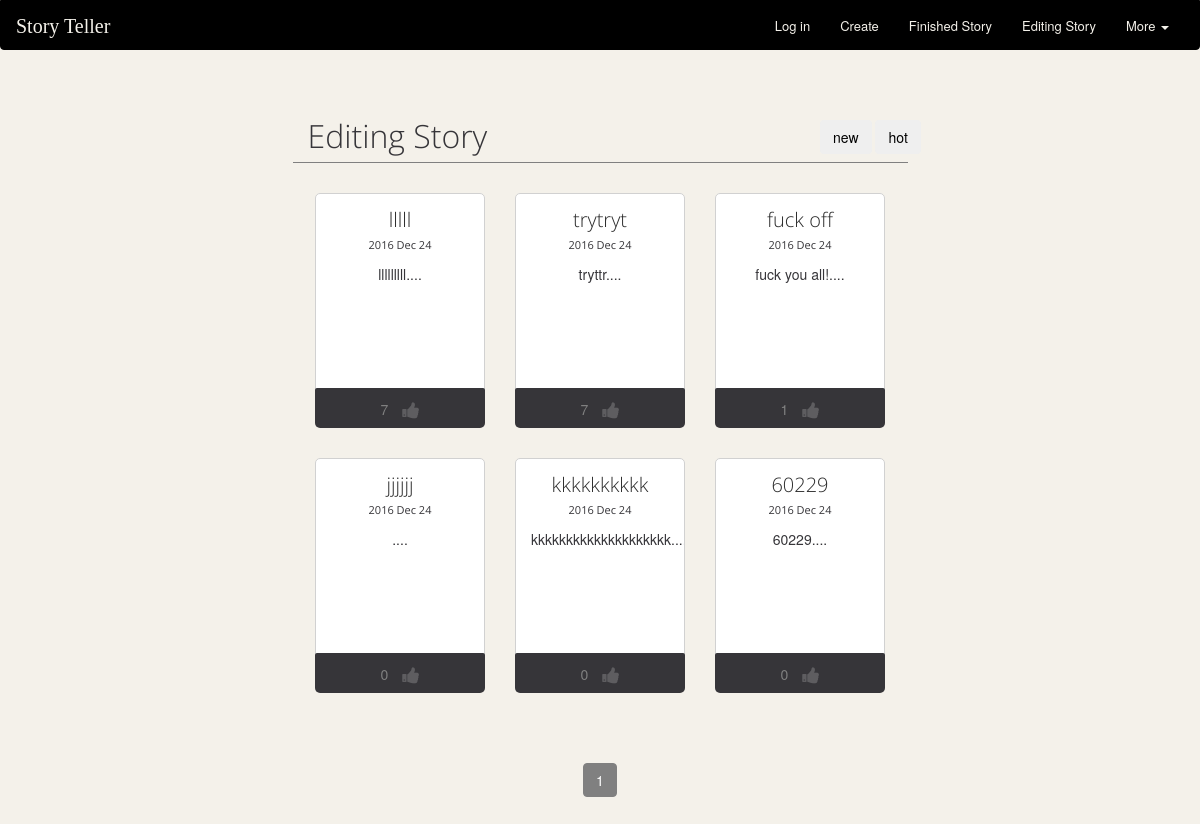
Page /hot/ on the earlier database version.
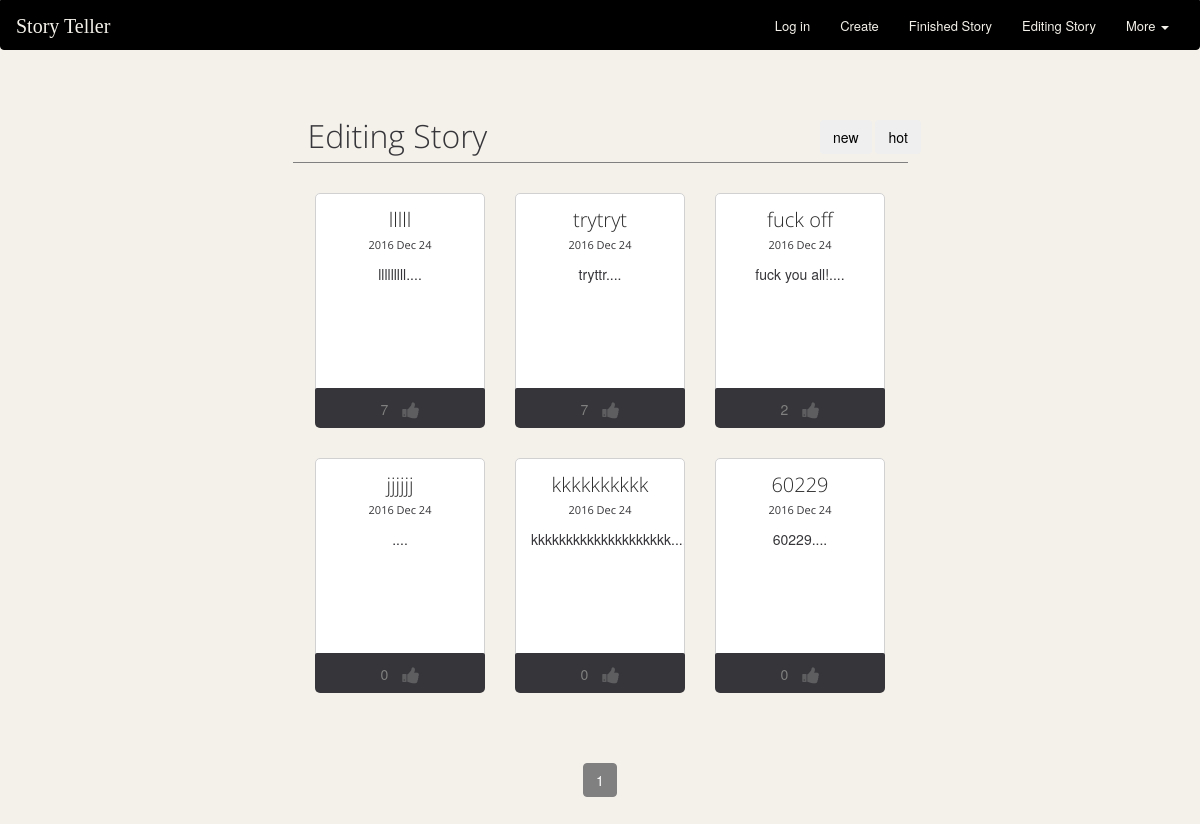
Same page on the later database version.
### storyteller_app/models.py (models this page shows)
class Post(models.Model):
	storyTitle = models.CharField(max_length=25)
	created_id = models.CharField(max_length=25)
	created_at = models.CharField(max_length=25)
	created_day = models.CharField(max_length=25)
	created_mon = models.CharField(max_length=25)
	post_likes = models.IntegerField(default=0)
	firstSentence = models.CharField(max_length=25)
	created_auther = models.CharField(max_length=25)

### storyteller_app/views.py (the view)
# urls.py: url(r'^hot/', views.hot_sort, name = 'hot_sort'),
def hot_sort(request):
    limit = 9
    contact_list = Post.objects.all().order_by('-post_likes')
    paginator = Paginator(contact_list, limit) # Show 25 contacts per page
    page = request.GET.get('page')
    try:
        contacts = paginator.page(page)
    except PageNotAnInteger:
        contacts = paginator.page(1)
    except EmptyPage:
        contacts = paginator.page(paginator.num_pages)
    return render(request, 'storyteller_app/collection_e.html', {'contacts': contacts})

### storyteller_app/templates/storyteller_app/collection_e.html (shortened to what this page needs)
{% load staticfiles %}
<!DOCTYPE html>
<html lang="en">
<head>
	<link rel="stylesheet" href="{% static 'css/c_bootstrap.css' %}">
	<link rel="stylesheet" href="{% static 'css/animate.css' %}">
	<link rel="stylesheet" href="{% static 'css/font-awesome.css' %}">
	<link rel="stylesheet" href="{% static 'css/nexus.css' %}">
	<link rel="stylesheet" href="{% static 'css/responsive.css' %}">
    <link rel="stylesheet" href="{% static 'css/create.css' %}">
	<link rel="stylesheet" href="{% static 'css/finish.css' %}">
</head>
<body>
	<nav class="navbar navbar-default">
	  <div class="container-fluid">
	    <div class="navbar-header">
	      <a class="navbar-brand" id="main-title" href="{% url 'index' %}">Story Teller</a>
	    </div>
	    <div class="collapse navbar-collapse" id="bs-example-navbar-collapse-1">
	      <ul class="nav navbar-nav navbar-right">
	      	{% if user.is_authenticated %}
	      	<li><a href="{% url 'personal' %}">{{ user.username }}</a></li>
	      	{% else %}
	        <li><a href="javascript: return false;" onclick="window.location.href='/login/' ">Log in</a></li>
	        {% endif %}
	      	<li><a id="create" href="#">Create</a></li>
	      	<li><a href="{% url 'collection_f' %}">Finished Story</a></li>
	      	<li><a href="{% url 'collection_e' %}">Editing Story</a></li>
	        <li class="dropdown">
	          <a href="#" class="dropdown-toggle" data-toggle="dropdown" role="button" aria-haspopup="true" aria-expanded="false">More <span class="caret"></span></a>
	        </li>
	      </ul>
	    </div>
	  </div>
	</nav>
	<div class="row selection">
		<div class="col-md-offset-3 col-md-4 col-xs-offset-3 col-xs-9">
			<h2>Editing Story</h2>
		</div>
		<div class="col-md-offset-1 col-md-3 col-xs-offset-3 col-xs-9">
			<a  href="{% url 'new_sort' %}"><button class="btn btn-black">new</button></a>
			<a  href="{% url 'hot_sort' %}"><button class="btn btn-black">hot</button></a>
		</div>
	</div>
	<div class="row">
		<div class="col-md-offset-3  col-xs-offset-3 col-md-6 col-xs-6" id="line"></div>
	</div>
<div id ="refresh_post">
{% for post in contacts %}
    {% if forloop.counter0|divisibleby:3 %}
		<div class="col-md-offset-3 col-md-2 person-details">
			<figure class="editing" id="story1">
				<figcaption>
				<h3 class="margin-bottom-10">{{ post.storyTitle }}<br/><small>  {{ post.created_at }}</small></h3>
				<span>{{ post.firstSentence }}....</span>
				</figcaption>
			</figure>
			<ul class="list-inline person-details-icons">
				<li><p>{{ post.post_likes }}</p></li>
				<li><a onclick="likes_post({{ post.created_id }});"><i class="fa-lg fa-thumbs-up"></i></a></li>
			</ul>
		</div>
	{% else %}
	<div class="col-md-2 person-details">
			<figure class="editing" id="story1">
				<figcaption>
				<h3 class="margin-bottom-10">{{ post.storyTitle }}<br/><small>  {{ post.created_at }}</small></h3>
				<span>{{ post.firstSentence }}....</span>
				</figcaption>
			</figure>
		<ul class="list-inline person-details-icons">
			<li><p>{{ post.post_likes }}</p></li>
			<li><a onclick="likes_post({{ post.created_id }});"><i class="fa-lg fa-thumbs-up"></i></a></li>
		</ul>
	</div>
	{% endif %}
	{% endfor %}
<div class="text-center row">
	<div class="col-md-12">
	   <ul class="pagination">
	    {% for page in contacts.paginator.page_range %}
		    {% ifequal page  contacts.number %}
	      		<li class="active"><a>{{ page }}</a></li>
	    	{% else %}
	      		<li><a href="?page={{ page }}">{{ page }}</a></li>
	    	{% endifequal %}
	    {% endfor %}
	   </ul>
	</div>
</div>
</div>
</body>
</html>

### storyteller_app/static/css/nexus.css (style rules this page uses)
html { overflow-y: scroll; }
body { line-height: 1.7em; font-size: 14px; background-color: #222124; background-color: #F4F1EA; }
.margin-bottom-10 { margin-bottom: 10px; }
h2 { font-weight: 300; line-height: 1em; margin: 0 0 10px; color: #363539; font-family: 'Open Sans', sans-serif; font-size: 32px; }
h3 { font-size: 20px; font-weight: 300; padding: 0; font-family: 'Open Sans', sans-serif; margin: 0; color: #2d2d2d; }
a { text-decoration: none; -webkit-transition: color 0.15s ease-in; -moz-transition: color 0.15s ease-in; -o-transition: color 0.15s ease-in; transition: color 0.15s ease-in; }
p { margin-bottom: 16px; }
[class^="fa-"]:before, [class*=" fa-"]:before { font-family: FontAwesome; font-style: normal; font-weight: normal; line-height: 1; -webkit-font-smoothing: antialiased; -moz-osx-font-smoothing: grayscale; padding-right: 10px; color: rgba(0, 0, 0, 0.3); }
.person-details figure { overflow: hidden; background: #FFFFFF; border: 1px solid #d1d1d1; border-radius: 5px; margin: 0; }
.person-details figure figcaption { padding: 15px; }
.person-details figure small { font-size: 55%; }
.person-details-icons { background: #363539; padding: 10px; text-align: center; margin: 0; }
.person-details-icons [class^="fa-"]:before, .person-details-icons [class*=" fa-"]:before { color: rgba(255, 255, 255, 0.2); padding: 0; }

### storyteller_app/static/css/finish.css (style rules this page uses)
body { background-color: #F4F1EA; }
.navbar { font-weight: 400; font-size: 20px; padding-top: 20px; padding-bottom: 15px; background-color: black; border: 1px solid black; border-radius: 0px 0px 4px 4px; height: 20px; }
.navbar-brand { font-size: 40px; padding-top: -0px; padding-bottom: 0px; margin-top: -5px; }
.caret { color: #F4F1EA; }
#main-title { padding-top: 0px; font-family: cursive; font-size: 20px; color: #F4F1EA; height: 20px; }
.navbar-default .navbar-nav > li > a { color: #F4F1EA; background-color: black; padding-top: 0px; font-size: 13px; margin-top: -5px; height: 25px; }
.navbar-default .navbar-nav > li > a:link { color: #F4F1EA; background-color: black; }
figure > figcaption > span { color: #363539; }
figure > figcaption > h3 > small { color: #363539; }
.selection { margin-top: 70px; }
#line { width: 50%; height: 1px; background-color: gray; }
a .btn-black { color: black; }
.person-details { margin-top: 30px; }
.editing { height: 200px; text-align: center; }
.list-inline { height: 40px; color: gray; margin-top: -5px; border-radius: 2px 2px 5px 5px; }
.fa-thumbs-up { color: white; }
.pagination { margin-top: 70px; }
.pagination > .active > a, .pagination > .active > a:hover, .pagination > .active > a:focus, .pagination > .active > span:focus { z-index: 3; color: #fff; cursor: default; background-color: gray; border-color: gray; }
.pagination > li > a { color: gray; }

Differences in the rows shown:
changed Post "fuck off": post_likes "1" → "2"
